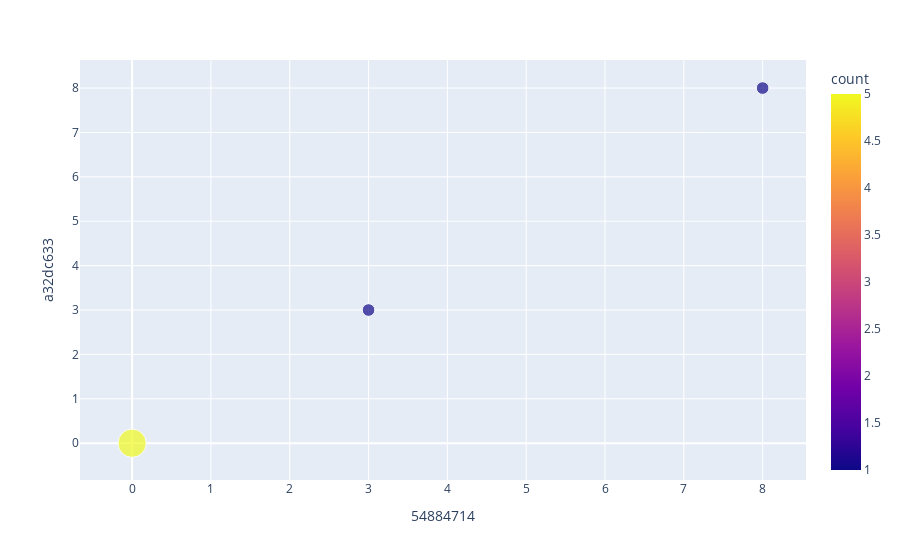

Notebook source saved alongside this figure:
### Code cell
xAxis = '54884714'
yAxis = 'a32dc633'
dfBroker19_2 = [df for df in dfList if df['name'] == 'abb-edge-19-broker-2'][0]
dfT1 = transposeData(dfBroker19_2['data'], '60T')
df1 = pd.DataFrame(dfT1, columns=[xAxis, yAxis])

df2 = df1.groupby([xAxis, yAxis]).size().reset_index(name='count')
display(df2)
fig = px.scatter(df2, x = xAxis, y = yAxis, size='count', color="count")
fig.show()

### Figure 1 — Plotly figure (JSON) as saved in the notebook; plotly's stock layout.template omitted (floating-point values rounded to 4 significant figures)
{"data": [{"hovertemplate": "54884714=%{x}<br>a32dc633=%{y}<br>count=%{marker.color}<extra></extra>", "legendgroup": "", "marker": {"color": [5, 1, 1], "coloraxis": "coloraxis", "size": [5, 1, 1], "sizemode": "area", "sizeref": 0.0125, "symbol": "circle"}, "mode": "markers", "name": "", "orientation": "v", "showlegend": false, "type": "scatter", "x": [0, 3, 8], "xaxis": "x", "y": [0, 3, 8], "yaxis": "y"}], "layout": {"coloraxis": {"colorbar": {"title": {"text": "count"}}, "colorscale": [[0, "#0d0887"], [0.1111, "#46039f"], [0.2222, "#7201a8"], [0.3333, "#9c179e"], [0.4444, "#bd3786"], [0.5556, "#d8576b"], [0.6667, "#ed7953"], [0.7778, "#fb9f3a"], [0.8889, "#fdca26"], [1, "#f0f921"]]}, "legend": {"itemsizing": "constant", "tracegroupgap": 0}, "margin": {"t": 60}, "xaxis": {"anchor": "y", "domain": [0, 1], "title": {"text": "54884714"}}, "yaxis": {"anchor": "x", "domain": [0, 1], "title": {"text": "a32dc633"}}}}
